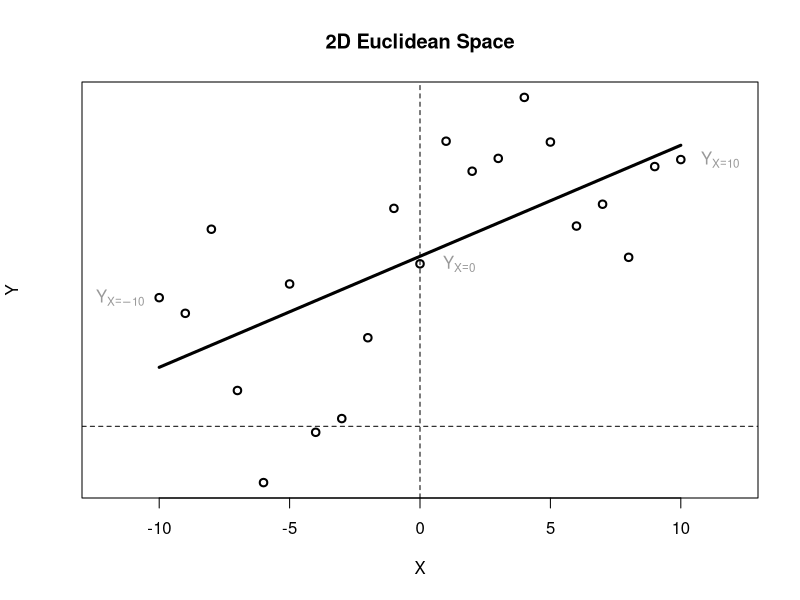
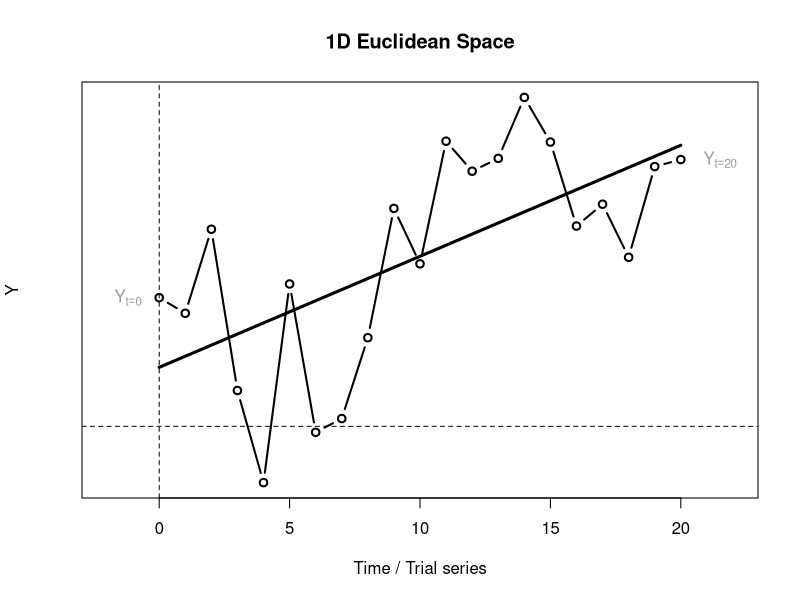
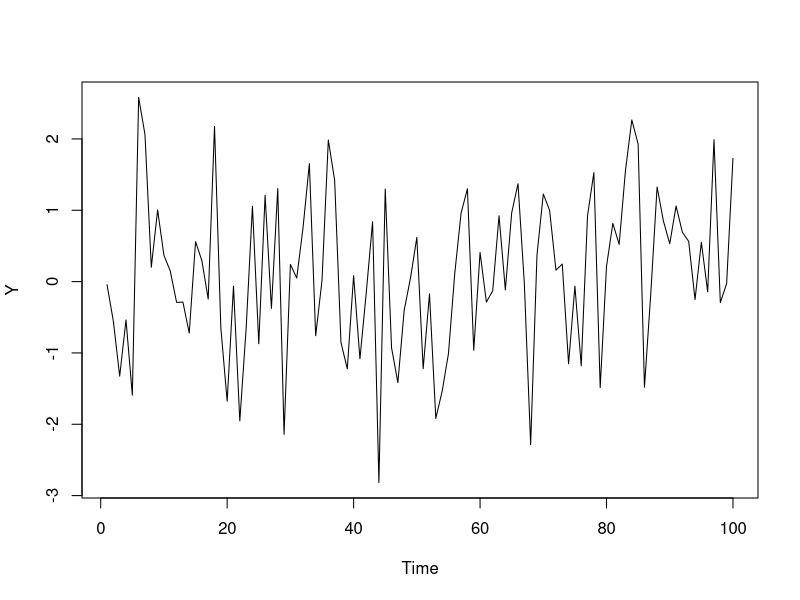
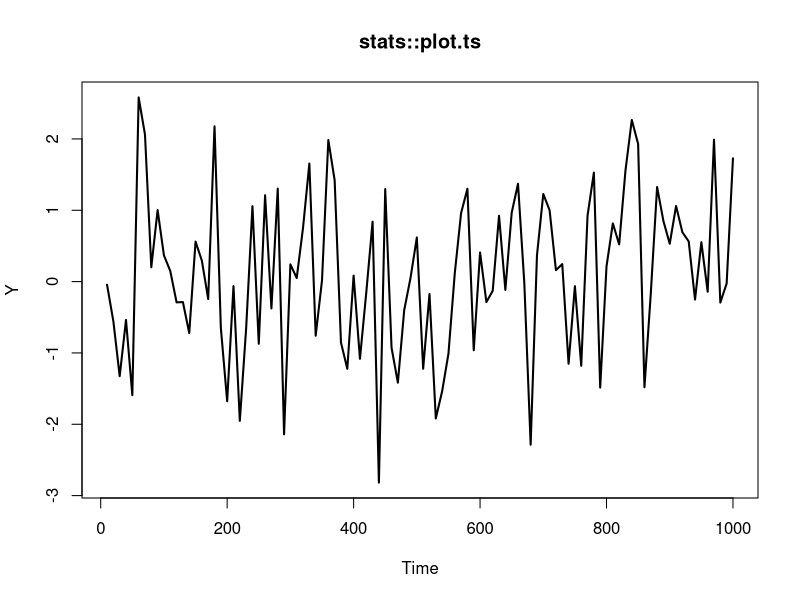
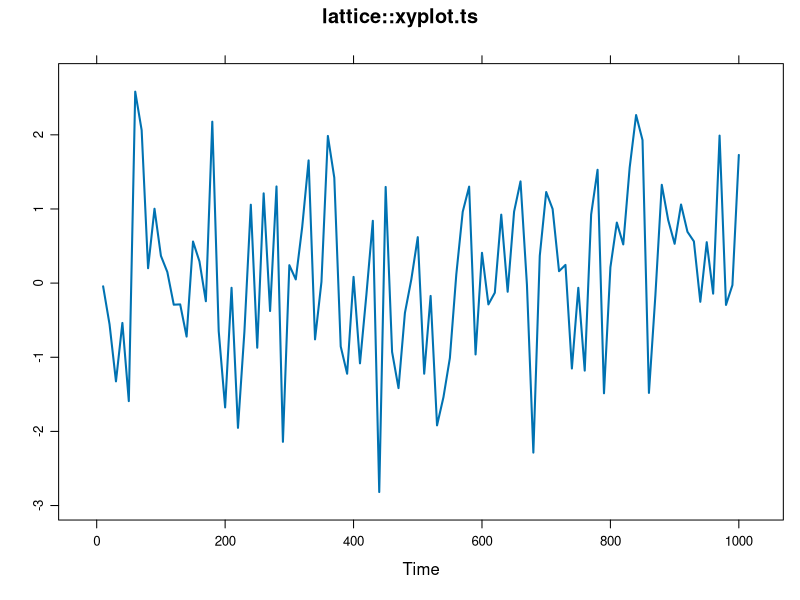
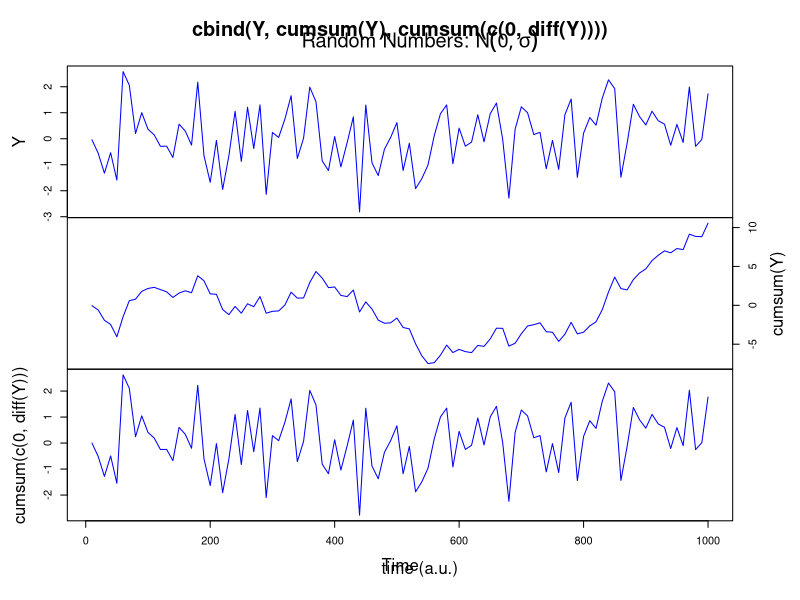
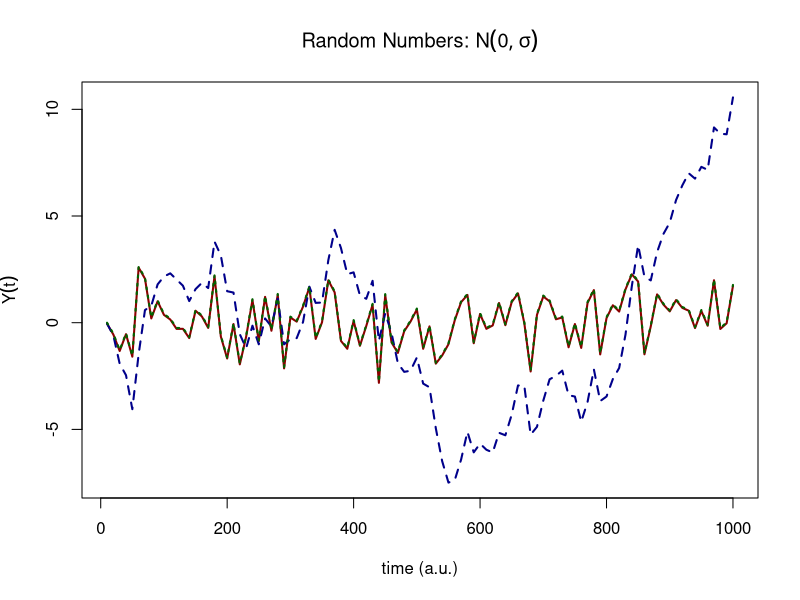
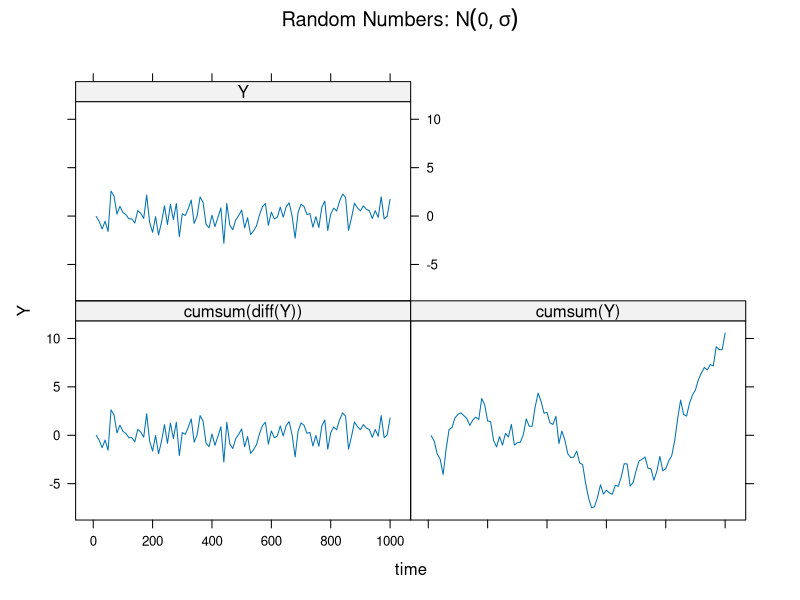

Write the R code that produced these figures, in order.
## ---- chunk 1
set.seed(12346)
y1 = cumsum(rnorm(n=21,mean=5,sd=100))
x1 = -10:10
plot(x1,y1, type="p", lwd=2, xlim=c(-12,12), yaxt="n", xlab="X", ylab="Y", main = "2D Euclidean Space")
abline(h=0,v=0,lty=2)
l1 <- lm(y1~x1)
lines(x1,coef(l1)[1]+x1*coef(l1)[2],type="l",lwd=3)
text(1.5, y1[11], expression(Y[X==0]),col="grey60")
text(11.5, y1[21], expression(Y[X==10]),col="grey60")
text(-11.5, y1[1], expression(Y[X==-10]),col="grey60")
## ---- chunk 2
plot(0:20,y1, type="b", lwd=2, xlim=c(-2,22), yaxt="n", xlab="Time / Trial series", ylab="Y", main = "1D Euclidean Space")
abline(h=0,v=0,lty=2)
x2 <- (x1+10)
l2 <- lm(y1~x2)
lines(x2,coef(l2)[1]+x2*coef(l2)[2],type="l",lwd=3)
text(-1.2, y1[1], expression(Y[t==0]),col="grey60")
text(21.5, y1[21], expression(Y[t==20]),col="grey60")
## ---- chunk 3
# Get a timeseries of 100 random numbers 
Y <- ts(rnorm(100))
# plot.ts
plot(Y)
# Get sample rate info
tsp(Y)
# Extract the time vector
time(Y)
## ---- chunk 4
# Assign new values
(tsp(Y) <- c(10, 1000, .1))
# Time axis is automatically adjusted 
time(Y)
## ---- chunk 5
require(lattice)       # Needed for plotting
require(latticeExtra)  # Needed for plotting

# stats::plot.ts
plot(Y, lwd = 2, main = "stats::plot.ts")
# lattice::xyplot.ts
xyplot(Y, lwd = 2, main = "lattice::xyplot.ts")
## ---- chunk 6
# stats::plot.ts  
plot(cbind(Y,
           cumsum(Y), 
           cumsum(c(0,diff(Y)))
           ), 
     yax.flip = TRUE, col = "blue", frame.plot = TRUE) 
title(main = expression(paste("Random Numbers: ",N(0,sigma))), 
      xlab = "time (a.u.)")
## ---- chunk 7
# graphics::ts.plot
ts.plot(Y,
           cumsum(Y), 
           cumsum(c(0,diff(Y))),
        
        gpars = list(xlab = "time (a.u.)",
                     ylab = expression(Y(t)),
                     main = expression(paste("Random Numbers: ",N(0,sigma))),
                     lwd = rep(2,3),
                     lty = c(1:3),
                     col = c("darkred","darkblue","darkgreen")
                     )
        )
legend(0, -10, c("Y","cumsum(Y)", "cumprod(Y)"), lwd = rep(2,3), lty = c(1:3), col = c("darkred","darkblue","darkgreen"), merge = TRUE, cex=.9)
## ---- chunk 8
require(plyr)          # Needed for function ldply()

# Create a long format dataframe for various values for `r`
data <- cbind.data.frame(Y     = c(as.numeric(Y), cumsum(Y), cumsum(c(0,diff(Y)))),
                         time  = c(time(Y), time(Y), time(Y)),
                         label = factor(c(rep("Y",length(Y)),  rep("cumsum(Y)",length(Y)), rep("cumsum(diff(Y))",length(Y))))
                         )
# Plot using the formula interface
xyplot(Y ~ time | label, data = data, type = "l", main = expression(paste("Random Numbers: ",N(0,sigma))))
## ---- chunk 9
# Function lag() and lead()
require(dplyr)

# Get exponential growth
Y <- rnorm(1000)
Y1 <- Y/max(Y)
# Get logistic growth in the chaotic regime
Y2 <- cumsum(c(0,diff(Y)))/max(cumsum(c(0,diff(Y))))
# Use the `lag` function from package `dplyr`
op <- par(mfrow = c(1,2), pty = "s")
plot(dplyr::lag(Y1), Y1, xy.labels = FALSE, pch = 16, xlim = c(0,1), ylim = c(0,1), xlab = "Y(t)", ylab = "Y(t+1)",
     main = "rnorm(1000) / max")
plot(dplyr::lag(Y2), Y2, xy.labels = FALSE, pch = 16, xlim = c(0,1), ylim = c(0,1), xlab = "Y(t)", ylab = "Y(t+1)",
     main = "cumsum(diff(Y)) / max")
par(op)
## ---- chunk 10
# Explore different lags
op <- par(mfrow = c(1,2), pty = "s")
plyr::l_ply(1:4, function(l) plot(dplyr::lag(Y2, n = l), Y2, xy.labels = FALSE, pch = 16, xlim = c(0,1), ylim = c(0,1), xlab = "Y(t)", ylab = paste0("Y(t+",l,")"), cex = .8))
par(op)
## ---- chunk 11
# Define a function for the solution
logSol <- function(Y0, r, K, t){K/(1+(K/Y0-1)*exp(-r*t))}

# Call the function
logSol(Y0=.0001, r=1.1, K=4, t=10)

## ---- chunk 12
# Plot from t=1 to t=100
plot(logSol(Y0=.0001, r=1.1, K=4, t=seq(1,20)), type = "b", 
     ylab = expression(Y[t]), xlab = "t")
# Plot t=10 in red
points(10,logSol(Y0=.0001, r=1.1, K=4, t=10), col="red", pch=16)
## ---- chunk 13
logIter <-  function(Y0,r,K,t){
  N <- length(t)
  Y <- as.numeric(c(Y0, rep(NA,N-2)))
  sapply(seq_along(Y), function(t){ Y[[t+1]] <<- Y[t] * (1 + r - r * Y[t] / K)})
  }

# Plot from t=1 to t=100
plot(logIter(Y0=.0001, r=1.1, K=4, t=seq(1,20)), type = "b", 
     ylab = expression(Y[t]), xlab = "t")
# Plot t=10 in red
points(10,logSol(Y0=.0001, r=1.1, K=4, t=10), col="red", pch=16)
